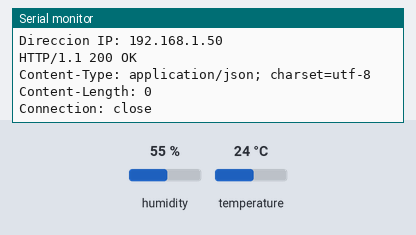
A program run on a simulated ESP32. On the bench: the last lines printed to the serial monitor. The inputs (shaded band) are chosen by the test bench; at power-on: humidity 55 %, temperature 24 °C. WiFi joins after 1.5 s; servers stay silent unless stated; uploads are accepted with an empty reply.

Above: at 3.2 s.
3.3 s: humidity set to 22 %
At 5.46 s:
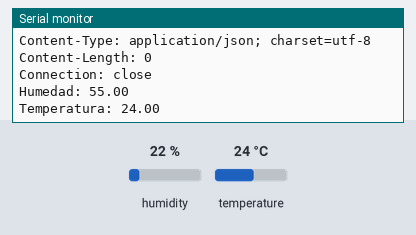
7.5 s: temperature set to 12 °C
At 8.73 s:
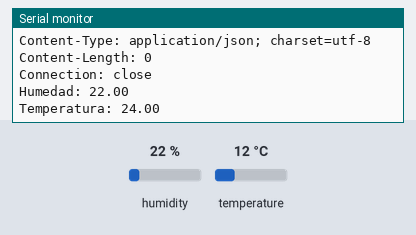
11.7 s: humidity set to 40 %
At 12.01 s:
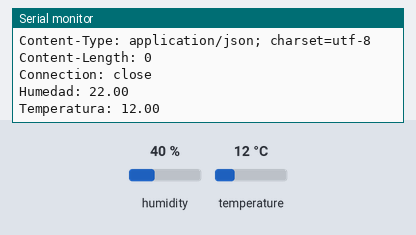
Timing chart, 0 to 14.7 s (numbered marks = the images above; inputs shaded):
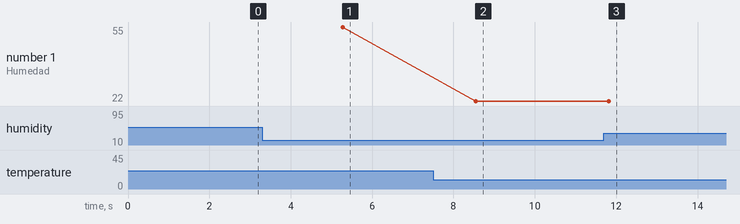

Measured:
- plotted number 1: 22 → 40 after the input at 11.7 s

The program:

main.cpp
```cpp
#include <Arduino.h>
#include <DHT.h>
#include <WiFi.h>

const char *ssid = "LAPTOP-RI79EFTJ 8859";
const char *pass = ">h16S263";
const char *host = "dweet.io";
const int port = 80; // Puerto por defecto del servicio web

#define DHTPIN 4
#define DHTTYPE DHT22

DHT dht(DHTPIN, DHTTYPE); //Construyo un objeto de la clase DHT que representa el sensor

void setup() {
  Serial.begin(115200);
   WiFi.begin(ssid, pass); // Inicializar modulo WIFI y que se vincule a la red indicada en el ssid
  Serial.print("Intentando Conexion");
  Serial.println("Prueba del DHT22!");
   while (WiFi.status() != WL_CONNECTED)
  {
    Serial.print(".");
    delay(1000);
  }
  Serial.println("Conectado");
  Serial.print("Direccion IP: ");
  Serial.println(WiFi.localIP());
  dht.begin();
}


void loop() {
  WiFiClient cliente; // Objeto que realiza peticiones a un socket servidor
    if (!cliente.connect(host, port))
  {
    Serial.println("Conexion Fallida al servidor");
    delay(1000);
    return;
  }

  float humedad = dht.readHumidity();
  float temperatura = dht.readTemperature();


  String dataToSend = "TEMPERATURA=" + String(temperatura) + "&" +
                      "HUMEDAD=" + String(humedad);

  String dweetURL = "/dweet/for/cristhian?" + dataToSend;
  String request = String("GET ") + dweetURL + " HTTP/1.1\r\n" +
                   "Host: " + host + "\r\n" +
                   "Connection: close\r\n\r\n";

   cliente.print(request);
  unsigned long inicio = millis();

   while (cliente.available() == 0)
  {
    if (millis() - inicio > 5000)
    {
      Serial.println("Tiempo de espera del servidor agotado");
      cliente.stop();
      return;
    }
  }

    // Si se llega a este punto es porque se recibieron datos del servidor (cliente.available() !=0)
  while (cliente.available())
  {
    String linea = cliente.readStringUntil('\r'); // Lea un string hasta que encuentre el caracter
    Serial.println(linea);
  }


  if(isnan(humedad) || isnan(temperatura)){
    Serial.println("Error al leer el sensor DHT22");
    return;
  }
 delay(2000);
  Serial.print("Humedad: ");
  Serial.println(humedad);
  Serial.print("Temperatura: ");
  Serial.println(temperatura);

}
```
